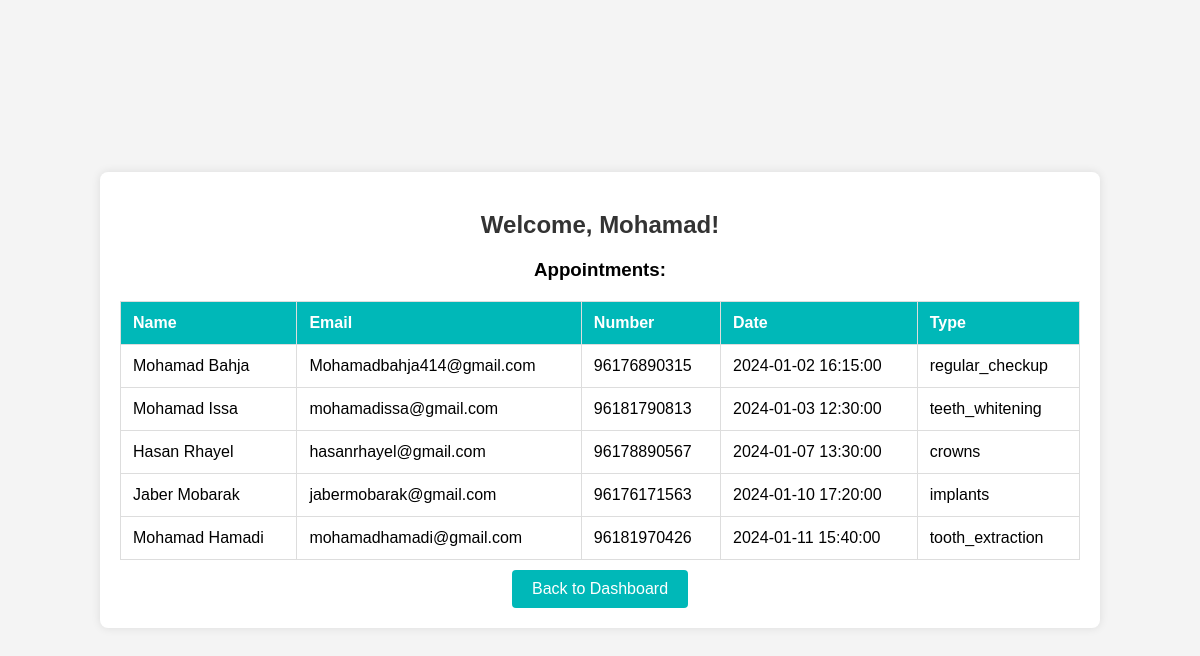
The page /appointments.php (signed in) on the database its author committed.
### tables this page shows
CREATE TABLE `contact_form` (
  `id` int(100) NOT NULL,
  `name` varchar(100) NOT NULL,
  `email` varchar(100) NOT NULL,
  `number` varchar(12) NOT NULL,
  `date` datetime NOT NULL,
  `type` varchar(100) NOT NULL,
  `price` varchar(50) NOT NULL
);

### appointments.php (the view, shortened to what this page needs)
<?php
require_once('db.php');
$sql = "SELECT id, name, email, number, date, type FROM contact_form";
$result = $conn->query($sql);
if ($result) {
    $appointments = $result->fetch_all(MYSQLI_ASSOC);
} else {
    $error = $conn->error;
    echo "Error retrieving appointment data: $error";
}
?>
<!DOCTYPE html>
<html lang="en">
<head>
</head>
<body>
    <div class="dashboard-container">
        <h2>Welcome, <?php echo $_SESSION['admin']; ?>!</h2>
        <h3>Appointments:</h3>
        <?php
        if (isset($appointments) && !empty($appointments)) {
            echo '<table>';
            echo '<tr><th>Name</th><th>Email</th><th>Number</th><th>Date</th><th>Type</th></tr>';
            foreach ($appointments as $index => $appointment) {
                $rowClass = ($index === 0) ? 'first-row' : '';
                echo '<tr class="' . $rowClass . '">';
                echo '<td>' . $appointment['name'] . '</td>';
                echo '<td>' . $appointment['email'] . '</td>';
                echo '<td>' . $appointment['number'] . '</td>';
                echo '<td>' . $appointment['date'] . '</td>';
                echo '<td>' . $appointment['type'] . '</td>';
                echo '</tr>';
            }
            echo '</table>';
        } else {
            echo '<p class="no-appointments">No appointments found.</p>';
        }
        ?>
        <a href="admin_dashboard.php" class="button-link">Back to Dashboard</a>
    </div>
</body>
</html>

### appointments.php (style rules this page uses)
body { font-family: 'Arial', sans-serif; margin: 0; padding: 0; display: flex; align-items: center; justify-content: center; height: 100vh; background-color: #f4f4f4; }
.dashboard-container { background-color: #fff; padding: 20px; border-radius: 8px; box-shadow: 0 0 10px rgba(0, 0, 0, 0.1); width: 80%; text-align: center; overflow-x: auto; }
h2 { color: #333; margin-bottom: 20px; }
table { width: 100%; border-collapse: collapse; margin-top: 20px; overflow: auto; }
th, td { border: 1px solid #ddd; padding: 12px; text-align: left; }
th { background-color: #00b8b8; color: #fff; }
a.button-link { display: inline-block; margin-top: 10px; padding: 10px 20px; background-color: #00b8b8; color: #fff; text-decoration: none; border-radius: 4px; transition: background-color 0.3s; }

### rows shown on the page
contact_form: name "Mohamad Bahja", email "Mohamadbahja414@gmail.com", number "96176890315", date "2024-01-02 16:15:00", type "regular_checkup"
contact_form: name "Mohamad Issa", email "mohamadissa@gmail.com", number "96181790813", date "2024-01-03 12:30:00", type "teeth_whitening"
contact_form: name "Hasan Rhayel", email "hasanrhayel@gmail.com", number "96178890567", date "2024-01-07 13:30:00", type "crowns"
contact_form: name "Jaber Mobarak", email "jabermobarak@gmail.com", number "96176171563", date "2024-01-10 17:20:00", type "implants"
contact_form: name "Mohamad Hamadi", email "mohamadhamadi@gmail.com", number "96181970426", date "2024-01-11 15:40:00", type "tooth_extraction"

### other values the page prints
$_SESSION['admin'] "Mohamad"
